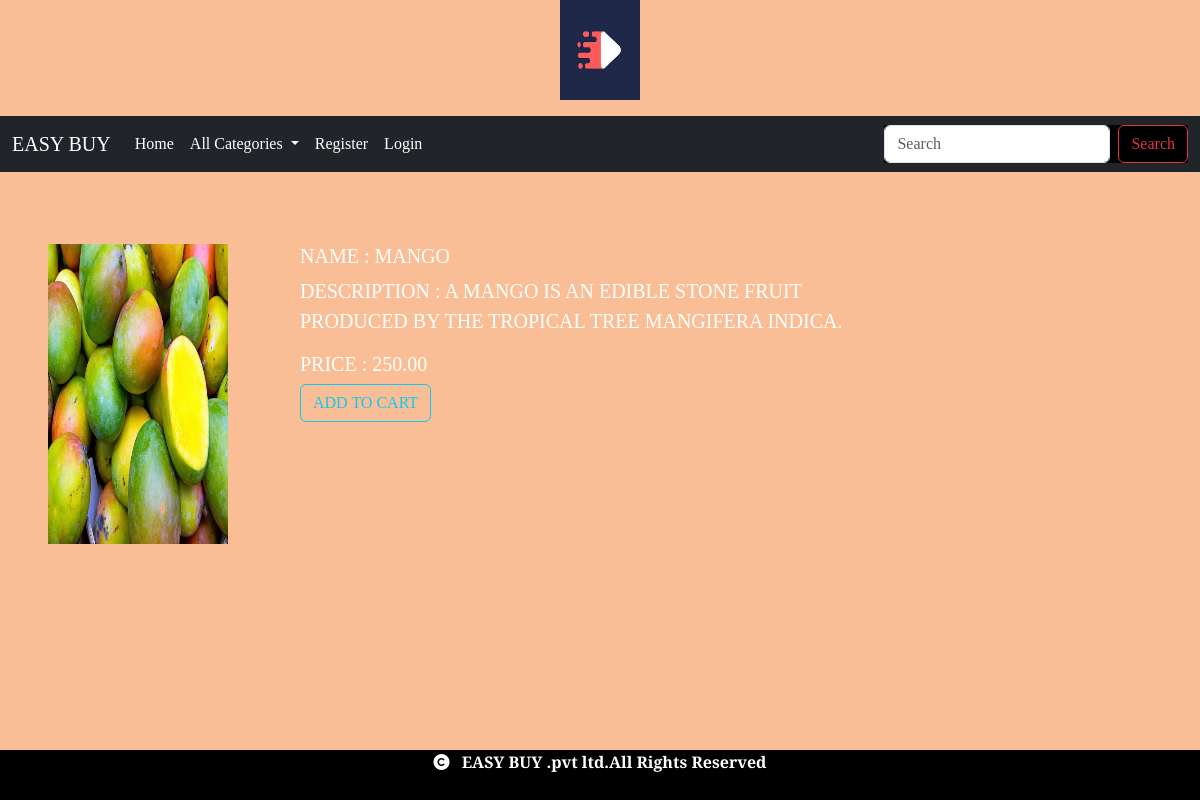
/viewproduct/Mango, run on the app's committed database.
### shop/models.py (models this page shows, shortened)
class Product(models.Model):
    name = models.CharField(max_length=200)
    desc = models.TextField()
    image = models.ImageField(upload_to='shop/products', blank=True, null=True)
    price=models.DecimalField(max_digits=10,decimal_places=2)
    category=models.ForeignKey(Category,on_delete=models.CASCADE)
    stock=models.IntegerField()
    available=models.BooleanField(default=True)
    created=models.DateTimeField(auto_now_add=True)
    updated=models.DateTimeField(auto_now=True)

### shop/views.py (the view)
# urls.py: path('viewproduct/<p>',views.viewproduct,name="viewproduct"),
def viewproduct(request,p):
    c=Product.objects.get(name=p)
    return render(request,'viewproduct.html',{'product':c})

### cart/context_processors.py (called while the page is built, shortened)
def productcount(request):
    item_count=0
    return{'count':item_count}

### shop/context_processors.py (called while the page is built)
def menu_links(request):
    c=Category.objects.all()
    return {'links':c}

### templates/viewproduct.html (shortened to what this page needs)
{% extends 'base.html' %}
{% load static %}
{% block content %}
<br>
<div class="row">
  <div class="col-2 m-5" ">
    <center><img src="{{product.image.url}}" class="card-img-top" alt="..." style="width:100%;" height="300"></center>
  </div>
  <div class="col-sm-6 mt-5" style="text-transform: uppercase;font-size:20px;">
        <h5>Name : {{product.name}}</h5>
        <p >Description : {{product.desc}}</p>
        <h5>Price : {{product.price}}</h5>
        {% if user.is_superuser == False %}
            {% if p.stock <= 0 %}
                <h5 class="text-danger">Out Of Stock</h5>
            {% else %}
                <a   class="btn btn-outline-info" href="{% url 'cart:addtocart' product.name %}">ADD TO CART</a>
            {% endif %}
        {% endif %}
  </div>
</div>
{% endblock %}

### static/css/style.css (style rules this page uses)
body { background-color:#fabe96; font-family: 'Josefin Slab', serif; color:white; }

### data on the page
Product: image (picture), name "MANGO", desc "A MANGO IS AN EDIBLE STONE FRUIT PRODUCED BY THE TROPICAL TREE MANGIFERA INDICA.", price "250.00"
